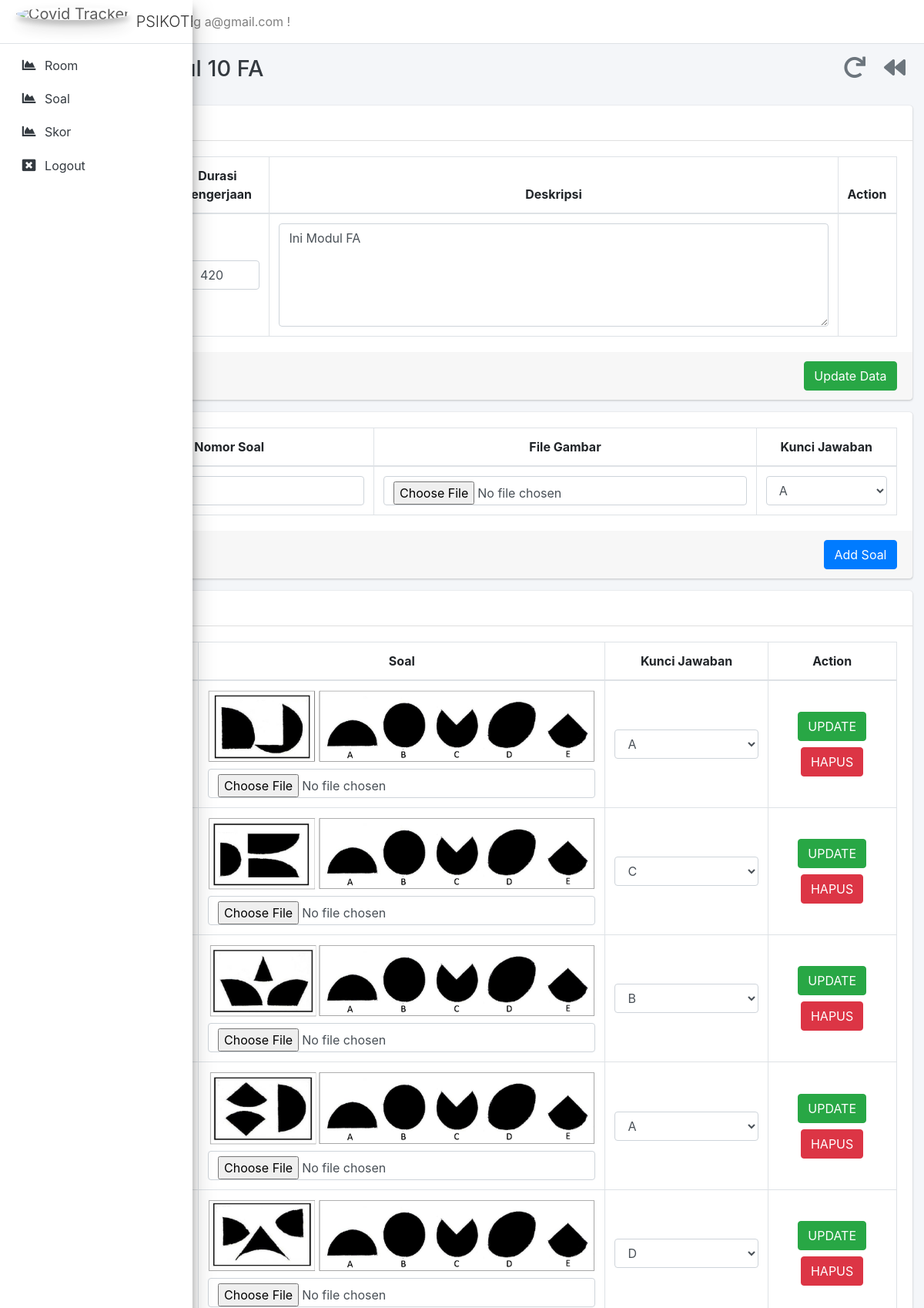
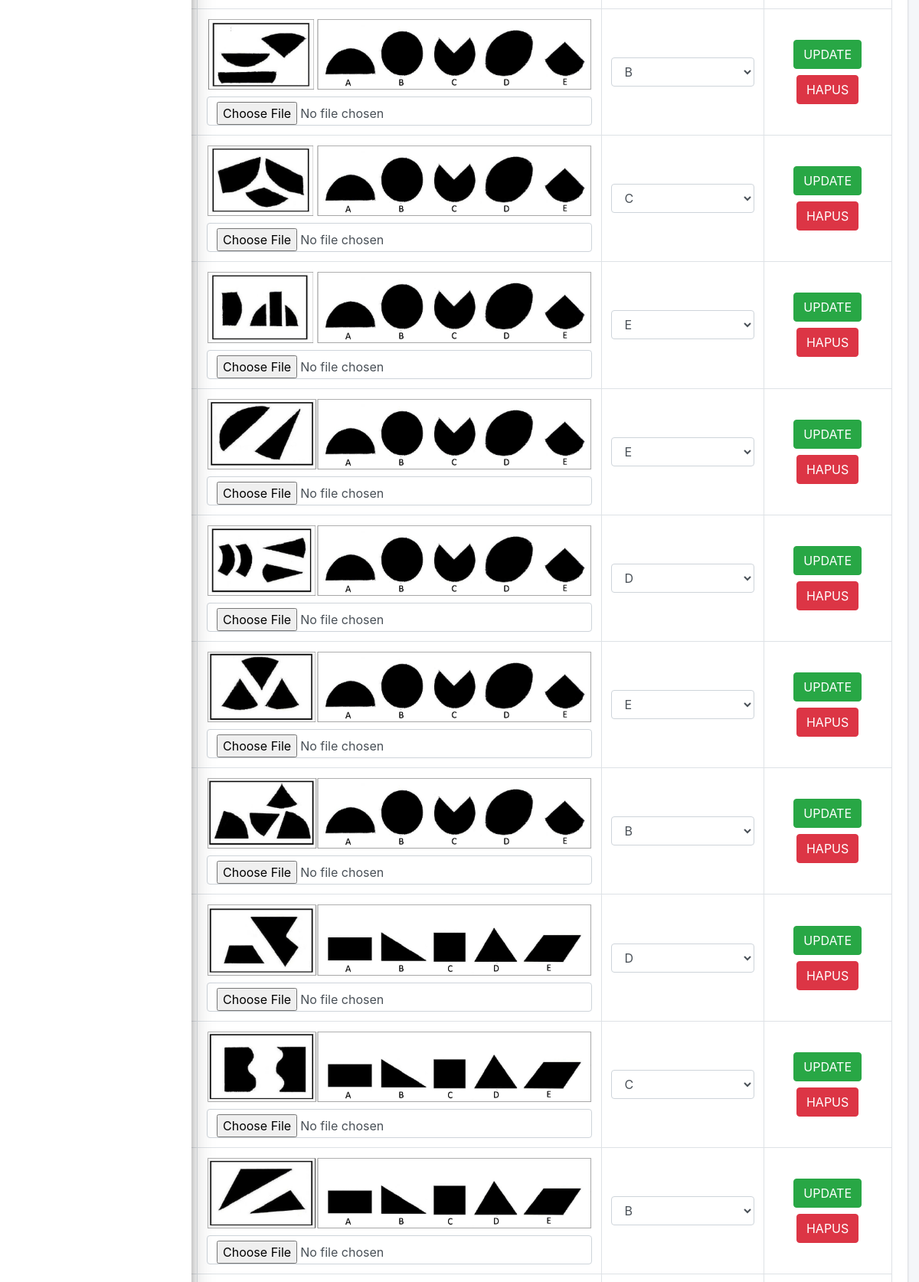
Screenshot of /admin/soal/modul_10_fa?soal_id=20 (signed in, upper part) with the database file from the repository (2 pictures, top to bottom).
### tables this page shows
CREATE TABLE `soal` (
  `id` int(11) NOT NULL,
  `urutan` int(11) NOT NULL,
  `nama_soal` varchar(45) NOT NULL,
  `deskripsi_soal` text NOT NULL,
  `durasi` int(11) NOT NULL
);

CREATE TABLE `modul_10_fa` (
  `id` int(11) NOT NULL,
  `soal_id` int(11) NOT NULL,
  `nomor_soal` int(11) NOT NULL,
  `link_gambar` text NOT NULL,
  `kunci_jawaban` varchar(5) NOT NULL
);

### kumpulan_function.php (called while the page is built, shortened)
<?php
class Soal
{
    public $conn;
    function __construct()
    {
        $this->server       = 'localhost';
        $this->username     = 'srsssmsc_andre09';
        $this->password     = 'sidewinderzone';
        $this->database     = 'srsssmsc_psikotest';
        $this->conn         = new mysqli($this->server, $this->username, $this->password, $this->database);
    }
    function SelectDataSoal($soal_id)
    {
        $sqlDataSoal         = 'SELECT * FROM soal WHERE id = ' . $soal_id . '';
        $resultDataSoal     = $this->conn->query($sqlDataSoal);
        $rowDataSoal        = $resultDataSoal->fetch_assoc();
        return $rowDataSoal;
    }
    function SelectDataSoalModul($soal_id, $nama_tabel)
    {
        $sqlDataSoal    = 'SELECT * FROM ' . $nama_tabel . ' WHERE soal_id = ' . $soal_id . ' ORDER BY nomor_soal ASC';
        $resultDataSoal    = $this->conn->query($sqlDataSoal);
        return $resultDataSoal;
    }
    function NomorSoal($soal_id, $tabel)
    {
        $sqlNomorSoal       = 'SELECT * FROM ' . $tabel . ' WHERE soal_id=' . $soal_id . '
            ORDER BY nomor_soal DESC LIMIT 1';
        $resultNomorSoal    = $this->conn->query($sqlNomorSoal);
        switch ($resultNomorSoal) {
            case $resultNomorSoal->num_rows > 0:
                $rowNomorSoal   = $resultNomorSoal->fetch_assoc();
                $nomor_soal     = $rowNomorSoal['nomor_soal'] + 1;
                return $nomor_soal;
                break;
        }
    }
}

### admin/soal/modul_10_fa.php (the view, shortened to what this page needs)
<?php
  	include_once '../layout/header.php';
	include '../../kumpulan_function.php';
	$soal_id		= $_GET['soal_id'];
	$dataModul 		= new Soal();
	$rowDataModul	= $dataModul->SelectDataSoal($soal_id);
	$resultDataSoalModul1	= $dataModul->SelectDataSoalModul($soal_id, 'modul_10_fa');
	$nomor_soal 	= $dataModul->NomorSoal($soal_id, 'modul_10_fa');
?>
<div class="content-wrapper">
    <section class="content-header">
        <div class="content-fluid ">
            <div class="row mb-2">
                <div class="col-sm-6">
                    <h1 class="m-0 pl-2 text-dark">
                        Detail <?=$rowDataModul['nama_soal']?>
                    </h1>
                </div>
                <div class="col-sm-6">
                    <a href="daftar_soal" class="float-sm-right ml-2 mr-3"><h3 class="text-secondary"><i class="fas fa-backward"></i></h3></a>
                    <a href="modul_1?soal_id=<?=$soal_id?>" class="float-sm-right ml-2 mr-3"><h3 class="text-secondary"><i class="fas fa-redo"></i></h3></a>
                </div>
            </div>
        </div>
    </section>
    <section class="content">
        <div class="container-fluid">
            <div class="row">
                <div class="col-md-12">
                    <div class="card">
                        <div class="card-header">
                            <h1 class="card-title m-0 text-dark">
                            </h1>
                        </div>
                        <form role="form" action="../query/modul_10_fa_query" method="POST">
                            <div class="card-body">
                                <table id="rekapTaksasi" class="table table-bordered table-hover text-center">
                                    <thead>
                                        <tr>
                                            <th>Nama Modul</th>
                                            <th>Durasi Pengerjaan</th>
                                            <th style="width:70%;">Deskripsi</th>
                                            <th>Action</th>
                                        </tr>
                                    </thead>
                                    <tbody>
                                        <tr>
                                            <td style="width:10%; vertical-align:middle;">
                                            </td>
                                            <td style="vertical-align:middle;"><input class="form-control text-center" name="update_durasi_soal" type="number" value="<?=$rowDataModul['durasi']?>" placeholder="detik"></td>
                                            <td>
                                                <textarea class="form-control" name="update_deskripsi_soal" cols="35" rows="5" placeholder="Deskripsi Modul..."><?=$rowDataModul['deskripsi_soal']?></textarea>
                                            </td>
                                            <td style="vertical-align:middle;"></td>
                                        </tr>
                                    </tbody>
                                </table>
                            </div>
                            <div class="card-footer">
                                <input type="submit" name="update_modul" class="btn btn-success float-sm-right" value="Update Data">
                            </div>
                        </form>
                    </div>
                </div>
            </div>
        </div>
        <div class="container-fluid">
            <div class="row">
                <div class="col-md-12">
                    <form action="../query/modul_10_fa_query" method="post" enctype="multipart/form-data">
                        <div class="card">
                            <div class="card-body">
                                <table class="table table-bordered table-hover text-center">
                                    <thead>
                                        <tr>
                                            <th>Nomor Soal</th>
                                            <th>File Gambar</th>
                                            <th>Kunci Jawaban</th>
                                        </tr>
                                    </thead>
                                    <tbody>
                                    <tr>
                                        <td><input name="add_nomor_soal" type="number" value="<?=$nomor_soal?>" class="form-control" autofocus></td>
                                        <td><input type="file" name="add_gambar_soal" class="form-control"></td>
                                        <td>
                                            <select name="add_kunci_jawaban" class="form-control">
                                                <option value="a">A</option>
                                            </select>
                                        </td>
                                    </tr>
                                    </tbody>
                                </table>
                            </div>
                            <div class="card-footer">
                                <input name="add_soal" type="submit" value="Add Soal" class="btn btn-primary float-sm-right">
                            </div>
                        </div>
                    </form>
                </div>
            </div>
        </div>
        <div class="container-fluid">
            <div class="row">
                <div class="col-md-12">
                    <div class="card">
                        <div class="card-header">
                            <h1 class="card-title m-0 text-dark">
                            </h1>
                        </div>
                            <div class="card-body">
                                <table id="rekapTaksasi" class="table table-bordered table-hover text-center">
                                    <thead>
                                        <tr>
                                            <th style="width:7%;">No Soal</th>
                                            <th style="width: 25%;">Soal</th>
                                            <th style="width: 10%;">Kunci Jawaban</th>
                                            <th style="width: 5%;">Action</th>
                                        </tr>
                                    </thead>
                                    <tbody>
                                        <?php if($resultDataSoalModul1->num_rows > 0):?>
                                            <?php while ($rowsDataSoalModul1 = $resultDataSoalModul1->fetch_assoc()): ?>
                                                <form action="../query/modul_10_fa_query.php" method="POST" enctype="multipart/form-data">
                                                    <tr>
                                                        <td style="vertical-align: middle;"><?=$rowsDataSoalModul1['nomor_soal']?>
                                                        </td>
                                                        <td style="vertical-align: middle;">
                                                            <div class="row">
                                                                <div class="col-md-12"
                                                                    style="margin-left: auto; margin-right: auto;">
                                                                    <?php if(!empty($rowsDataSoalModul1['link_gambar'])):?>
                                                                        <img class=""
                                                                            src="../gambar_soal/<?=$rowsDataSoalModul1['link_gambar']?>"
                                                                        style="width:100%; height:100%;">
                                                                    <?php else: ?>
                                                                        <h3>Gambar Tidak Ada</h3>
                                                                    <?php endif;?>
                                                                </div>
                                                                <div class="col-md-12 mt-2">
                                                                    <input type="file" name="update_gambar_soal_baru" class="form-control">
                                                                </div>
                                                            </div>
                                                        </td>
                                                        <td style="vertical-align: middle;">
                                                            <select name="update_kunci_jawaban" class="form-control">
                                                                <option selected disabled value="<?=$rowsDataSoalModul1['kunci_jawaban']?>"><?=strtoupper($rowsDataSoalModul1['kunci_jawaban'])?></option>
                                                            </select>
                                                        </td>
                                                        <td style="vertical-align: middle;">
                                                            <div class="row">
                                                                <div class="col-md-12">
                                                                    <input class="btn btn-success" type="submit" name="update_soal" value="UPDATE"><br>
                                                                    <input class="btn btn-danger mt-2" type="submit" name="hapus_soal" value="HAPUS">
                                                                </div>
                                                            </div>
                                                        </td>
                                                    </tr>
                                                </form>
                                            <?php endwhile;?>
                                        <?php endif;?>
                                    </tbody>
                                </table>
                            </div>
                    </div>
                </div>
            </div>
        </div>
</div>
</div>

### rows the page displays
soal: nama_soal "Modul 10 FA", update_durasi_soal "420", update_deskripsi_soal "Ini Modul FA"
modul_10_fa: add_nomor_soal "21"
modul_10_fa: link_gambar (picture), update_kunci_jawaban "A"
modul_10_fa: link_gambar (picture), update_kunci_jawaban "C"
modul_10_fa: link_gambar (picture), update_kunci_jawaban "B"
modul_10_fa: link_gambar (picture), update_kunci_jawaban "A"
modul_10_fa: link_gambar (picture), update_kunci_jawaban "D"
modul_10_fa: link_gambar (picture), update_kunci_jawaban "B"
modul_10_fa: link_gambar (picture), update_kunci_jawaban "C"
modul_10_fa: link_gambar (picture), update_kunci_jawaban "E"
modul_10_fa: link_gambar (picture), update_kunci_jawaban "E"
modul_10_fa: link_gambar (picture), update_kunci_jawaban "D"
modul_10_fa: link_gambar (picture), update_kunci_jawaban "E"
modul_10_fa: link_gambar (picture), update_kunci_jawaban "B"
modul_10_fa: link_gambar (picture), update_kunci_jawaban "D"
modul_10_fa: link_gambar (picture), update_kunci_jawaban "C"
modul_10_fa: link_gambar (picture), update_kunci_jawaban "B"

### other values shown
$_SESSION['admin'] "a@gmail.com"
